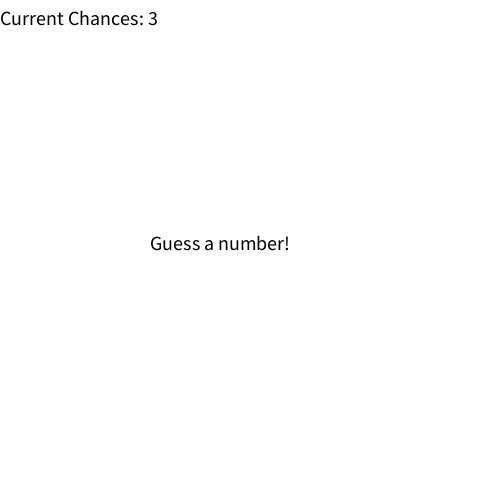
Frame 1 (no input)
Frame 60 (the mouse pressed at the canvas centre just before this capture): identical to frame 1, image omitted
Frame 120 (the mouse held since frame 60 and released just before this capture): identical to frame 1, image omitted

The Processing sketch that drew this single still picture (run headless with seeded random() and noise(); from frame 60 on, the mouse is pressed at the canvas centre):

// Processing sketch: FindRandomNumberGame
// ── FindRandomNumberGame.pde
/*
  Find Random Number Game
  v1.0
  By Dominick Monaco
--------------------------------------------------------------------------

  Using the keys 1-9, Guess a number between 1 and 9. Program will randomly generate a number.
  If you guessed incorrectly, the program will tell you weather your guess was higher or lower than the correct number.
  If you guess incorrectly too many times, you will lose
  If you guess correctly, you win
  
  by pressing any key after you win/lose the game will reset.
*/

int chances = 3; //How many times the player can guess wrong before losing
int range = 9; //How high the random number goes
int startChances;
int num;
boolean pressed;
boolean gameOver = false; //Flag for if the game is over

void setup()
{
  size(500,500);
  startChances = chances;
  reset();
}

void draw()
{
  getInput();
  if(chances <= 0)
  {
    lose();
  }
}

//----------------------------------------------------------------------
// Display functions
//----------------------------------------------------------------------

void displayChances()
{
  background(255);
  textSize(20);
  fill(0);
  text("Current Chances: " + chances, 0,25);
}

//----------------------------------------------------------------------
// Calculation Functions
//----------------------------------------------------------------------

void getInput()
{
  if(keyPressed && !pressed && !gameOver)
  {
    pressed = true;
    int k = key;
    k -= 48; // -48 because of ascii
    checkNumber(k);
  }
  else if(keyPressed && !pressed && gameOver) {
    //Reset the game if gameOver = true
    reset(); 
  }
  
  if(!keyPressed)
    pressed = false;
}

void checkNumber(int k)
{
  textSize(30);
  fill(0);
  if(k < num)
  {
    chances--;
    displayChances();
    text("Number is Higher than " + k, 150,250);
  }
  else if (k > num)
  {
    chances--;
    displayChances();
    text("Number is Lower than " + k, 150, 250);
  }
  else if (k == num) {
    win();
  }  
  else {
    text("Something went wrong...", 250, 50); //Just in case something goes wrong when checking for a number
  }
}

//----------------------------------------------------------------------
//Post game functions
//----------------------------------------------------------------------
void win()
{
  background(0,255,0);
  fill(0);
  textSize(50);
  gameOver = true;
  text("You win!", 100,200);
  text("Number: " + num, 150, 250);
}

void lose()
{
  background(0);
  fill(255);
  textSize(50);
  gameOver = true;
  text("GameOver" , 80, 200);
  text("Number was: " + num, 100, 250);
}

void reset() //Remakes the game by reseting the chances, and generating a new number
{
  gameOver = false;
  background(255);
  chances = startChances;
  num = (int)random(range) + 1; // Added one because random() starts at 0
  displayChances();
  pressed = true; //So the game does not guess a number from the key they pressed to reset
  text("Guess a number!", 150,250);
}
